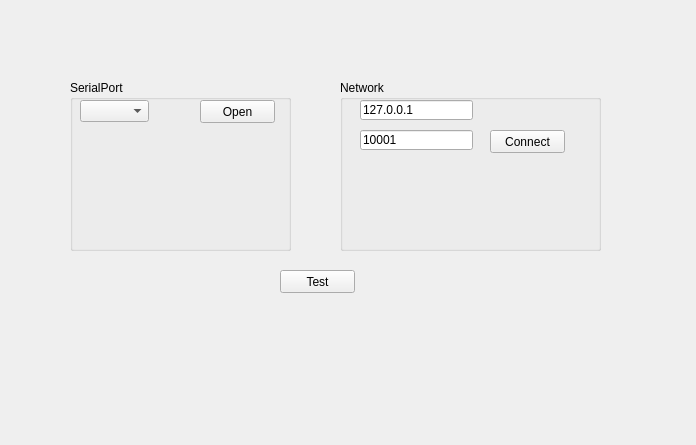
<?xml version="1.0" encoding="UTF-8"?>
<ui version="4.0">
 <class>MainPage</class>
 <widget class="QWidget" name="MainPage">
  <property name="geometry">
   <rect>
    <x>0</x>
    <y>0</y>
    <width>696</width>
    <height>445</height>
   </rect>
  </property>
  <property name="windowTitle">
   <string>MainPage</string>
  </property>
  <widget class="QGroupBox" name="groupBox">
   <property name="geometry">
    <rect>
     <x>70</x>
     <y>80</y>
     <width>221</width>
     <height>171</height>
    </rect>
   </property>
   <property name="title">
    <string>SerialPort</string>
   </property>
   <widget class="QComboBox" name="cbSerialPortList">
    <property name="geometry">
     <rect>
      <x>10</x>
      <y>20</y>
      <width>69</width>
      <height>22</height>
     </rect>
    </property>
   </widget>
   <widget class="QPushButton" name="btnSerialOpen">
    <property name="geometry">
     <rect>
      <x>130</x>
      <y>20</y>
      <width>75</width>
      <height>23</height>
     </rect>
    </property>
    <property name="text">
     <string>Open</string>
    </property>
   </widget>
  </widget>
  <widget class="QGroupBox" name="groupBox_2">
   <property name="geometry">
    <rect>
     <x>340</x>
     <y>80</y>
     <width>261</width>
     <height>171</height>
    </rect>
   </property>
   <property name="title">
    <string>Network</string>
   </property>
   <widget class="QLineEdit" name="leNetPort">
    <property name="geometry">
     <rect>
      <x>20</x>
      <y>50</y>
      <width>113</width>
      <height>20</height>
     </rect>
    </property>
    <property name="text">
     <string>10001</string>
    </property>
    <property name="placeholderText">
     <string>Port</string>
    </property>
   </widget>
   <widget class="QLineEdit" name="leNetIP">
    <property name="geometry">
     <rect>
      <x>20</x>
      <y>20</y>
      <width>113</width>
      <height>20</height>
     </rect>
    </property>
    <property name="text">
     <string>127.0.0.1</string>
    </property>
    <property name="placeholderText">
     <string>IP</string>
    </property>
   </widget>
   <widget class="QPushButton" name="btnNetConnect">
    <property name="geometry">
     <rect>
      <x>150</x>
      <y>50</y>
      <width>75</width>
      <height>23</height>
     </rect>
    </property>
    <property name="text">
     <string>Connect</string>
    </property>
   </widget>
  </widget>
  <widget class="QPushButton" name="btnTest">
   <property name="geometry">
    <rect>
     <x>280</x>
     <y>270</y>
     <width>75</width>
     <height>23</height>
    </rect>
   </property>
   <property name="text">
    <string>Test</string>
   </property>
  </widget>
 </widget>
 <layoutdefault spacing="6" margin="11"/>
 <resources/>
 <connections/>
</ui>
